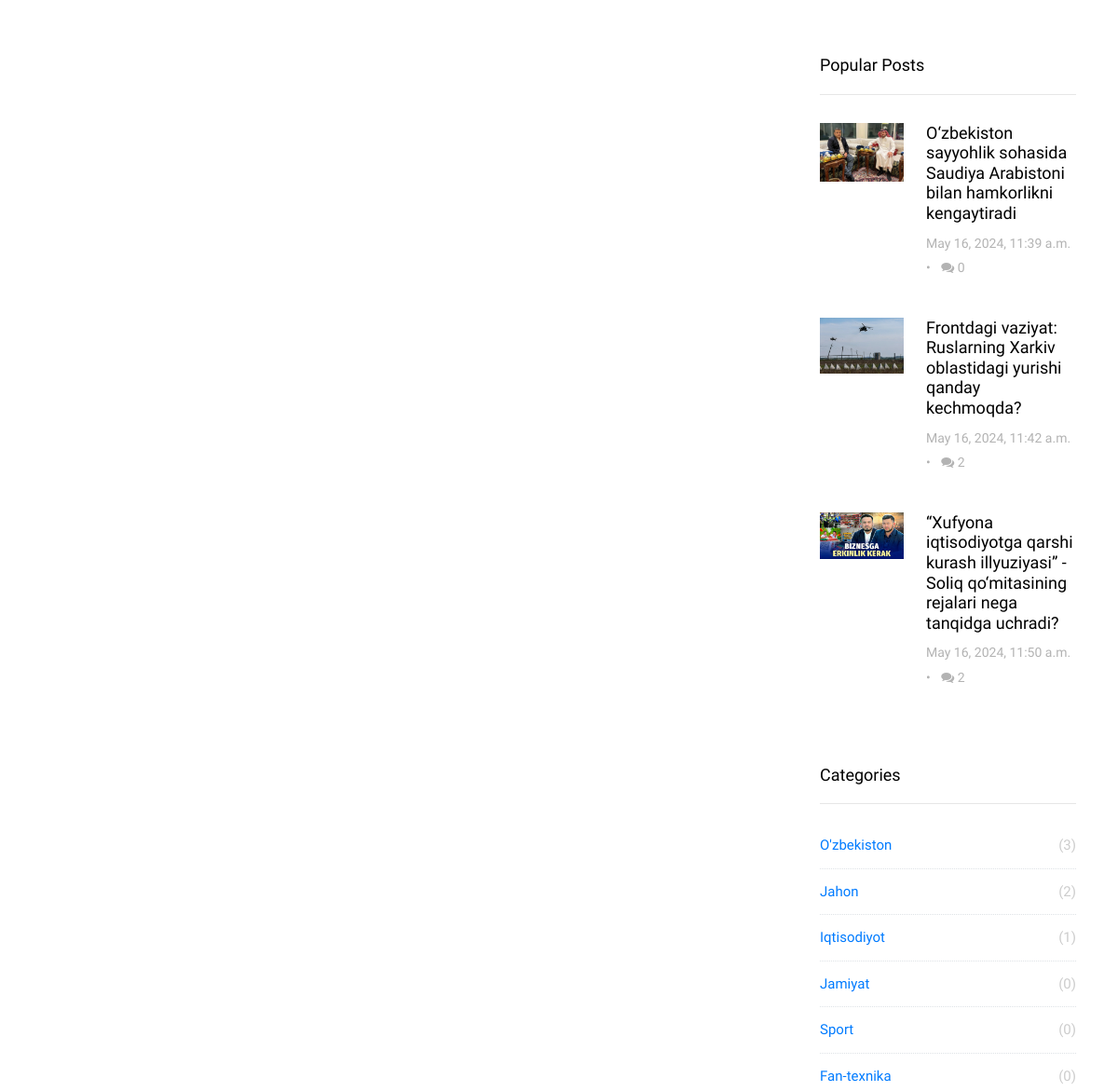
The app's page /contact/ (middle part), older data.
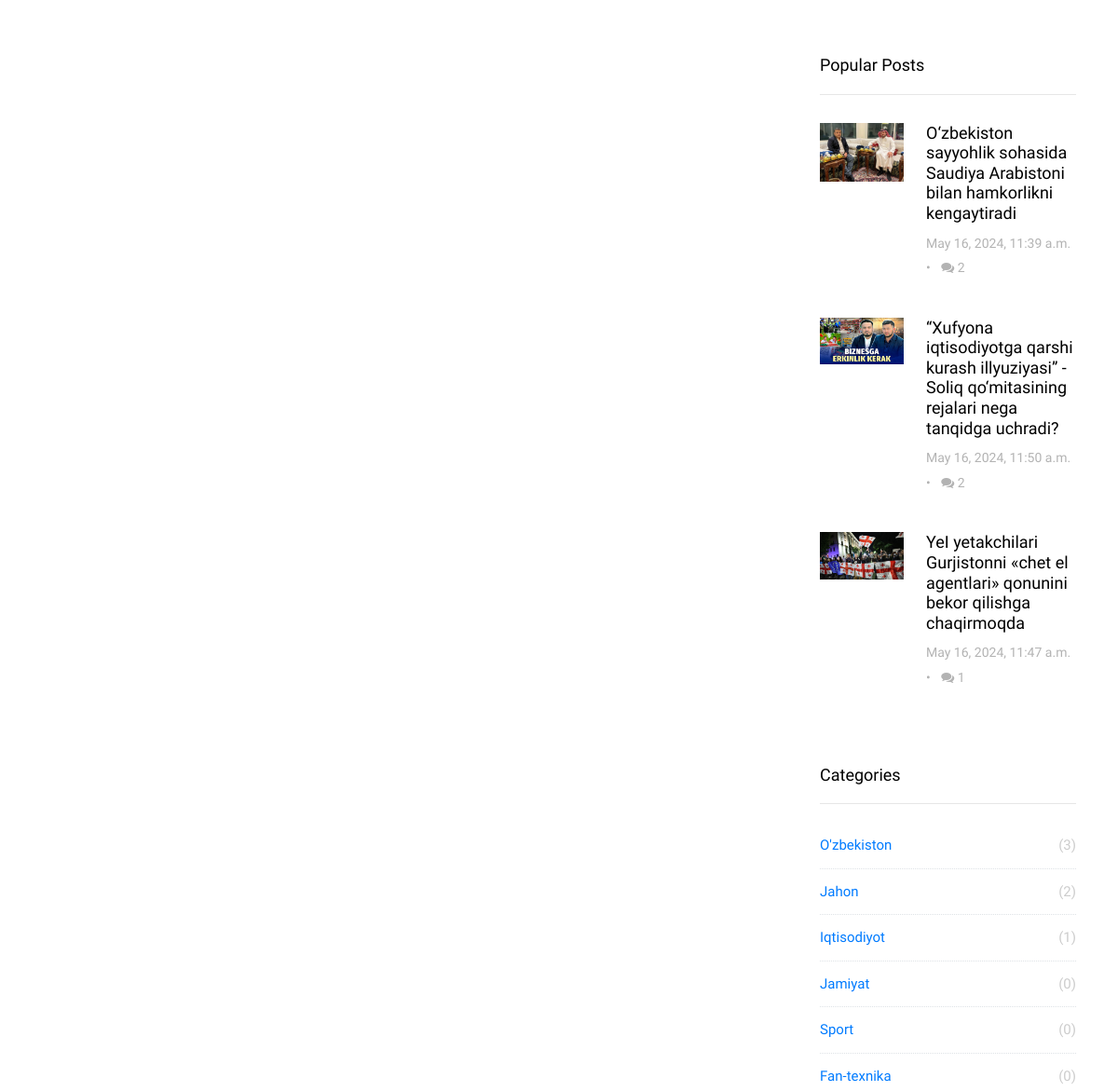
The same page, newer data.
### blog/models.py (models this page shows, shortened)
class Article(models.Model):
    title = models.CharField(max_length=255)
    sub_title = models.TextField(blank=True, null=True)
    category = models.ForeignKey(Category, on_delete=models.CASCADE)
    description = CKEditor5Field('Text', config_name='extends')
    image = models.ImageField(upload_to='articles/')
    tags = models.ManyToManyField(Tag, blank=True, null=True)
    is_published = models.BooleanField(default=True)
    view_count = models.IntegerField(default=0)
    created_at = models.DateTimeField(auto_now_add=True)
    updated_at = models.DateTimeField(auto_now=True)

class Category(models.Model):
    name = models.CharField(max_length=70)
    created_at = models.DateTimeField(auto_now_add=True)
    updated_at = models.DateTimeField(auto_now=True)
    def __str__(self):
        return self.name

### blog/views.py (the view)
# urls.py: path('contact/', contact_view),
def contact_view(request):
    if request.method == "POST":
        data = request.POST
        contact_data = Contact.objects.create(name=data['name'], phone=data['phone'], email=data['email'],
                                              message=data['message'])
        contact_data.save()
        return redirect('/contact')
    popular = Article.objects.all().order_by('-view_count')
    latest = Article.objects.all().order_by('-created_at')
    tags = Tag.objects.all()
    d = {
        "contact": "active",
        "categories": categories,
        "popular": popular[:3],
        "tags": tags,
        "latests_footer": latest[:3]
    }
    return render(request, 'contact.html', context=d)

### templates/contact.html (shortened to what this page needs)
{% extends 'layouts/master.html' %}
{% load static %}
{% block content %}
<div class="col-md-12 col-lg-8 main-content">
</div>
{% endblock %}

### templates/layouts/master.html (shortened to what this page needs)
<!doctype html>
<html lang="en">
{% load static %}
<head>
    <link rel="stylesheet" href="{% static './css/bootstrap.css' %}">
    <link rel="stylesheet" href="{% static './css/animate.css' %}">
    <link rel="stylesheet" href="{% static './css/owl.carousel.min.css' %}">
    <link rel="stylesheet" href="{% static './fonts/ionicons/css/ionicons.min.css' %}">
    <link rel="stylesheet" href="{% static './fonts/fontawesome/css/font-awesome.min.css' %}">
    <link rel="stylesheet" href="{% static './fonts/flaticon/font/flaticon.css' %}">
    <link rel="stylesheet" href="{% static './css/style.css' %}">
</head>
<body>
<section class="site-section py-sm">
    <div class="container">
        <div class="row blog-entries">
            {% block content %}
            {% endblock %}
            <div class="col-md-12 col-lg-4 sidebar">
                <div class="sidebar-box">
                    <h3 class="heading">Popular Posts</h3>
                    <div class="post-entry-sidebar">
                        <ul>
                            {% for article in popular %}
                            <li>
                                <a href="/category/{{article.id}}">
                                    <img src="{{article.image.url}}" alt="Image placeholder" class="mr-4">
                                    <div class="text">
                                        <h4>{{article.title}}</h4>
                                        <div class="post-meta">
                                            <span class="mr-2">{{article.updated_at}} </span> &bullet;
                                            <span class="ml-2"><span class="fa fa-comments"></span> {{article.comments_set.count}}</span>
                                        </div>
                                    </div>
                                </a>
                            </li>
                            {% endfor %}
                        </ul>
                    </div>
                </div>
                <div class="sidebar-box">
                    <h3 class="heading">Categories</h3>
                    <ul class="categories">
                        {% for category in categories %}
                        <li><a href="/categories/{{category.id}}">
                            {{category}}<span>({{category.article_set.count}})</span></a>
                        </li>
                        {% endfor %}
                    </ul>
                </div>
            </div>
        </div>
    </div>
</section>
</body>
</html>

Row changes from the older to the newer data that the page shows:
no longer on this page (row unchanged): Article: image (picture), title "Frontdagi vaziyat: Ruslarning Xarkiv oblastidagi yurishi qanday kechmoqda?", updated_at "May 16, 2024, 11:42 a.m.", comments_set.count "2"
changed Article "O‘zbekiston sayyohlik sohasida Saudiya Arabistoni bilan hamkorlikni kengaytiradi": comments_set.count "0" → "2"
now on this page (row edited): Article: image (picture), title "YeI yetakchilari Gurjistonni «chet el agentlari» qonunini bekor qilishga chaqirmoqda", updated_at "May 16, 2024, 11:47 a.m.", comments_set.count "1"
